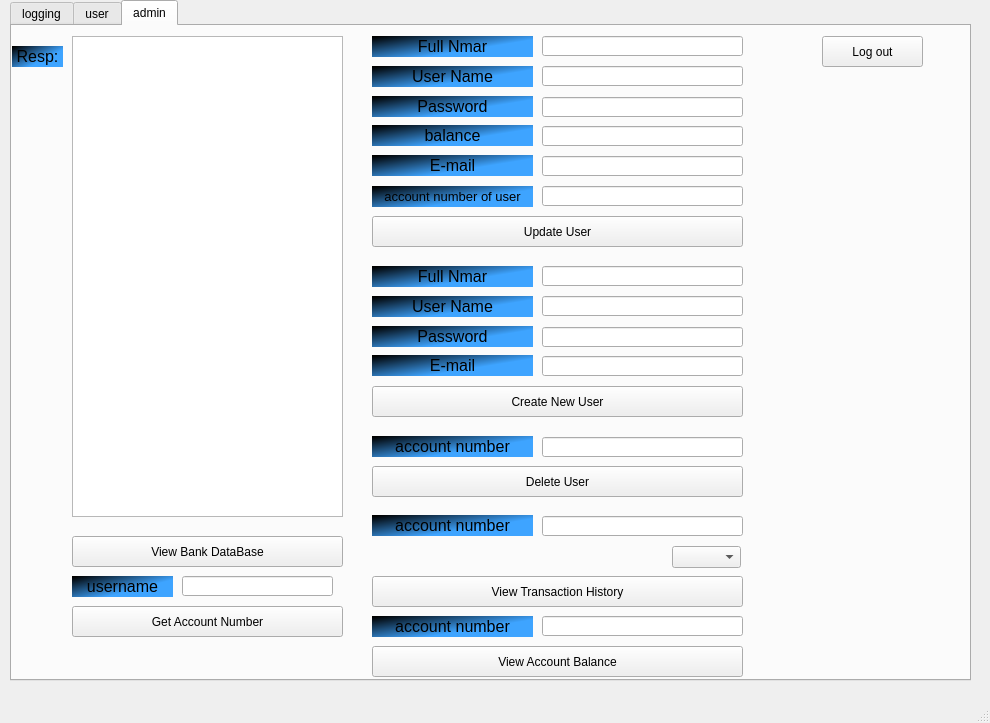
<?xml version="1.0" encoding="UTF-8"?>
<ui version="4.0">
 <class>MainWindow</class>
 <widget class="QMainWindow" name="MainWindow">
  <property name="geometry">
   <rect>
    <x>0</x>
    <y>0</y>
    <width>990</width>
    <height>723</height>
   </rect>
  </property>
  <property name="windowTitle">
   <string>MainWindow</string>
  </property>
  <widget class="QWidget" name="centralwidget">
   <widget class="QTabWidget" name="tabWidget">
    <property name="geometry">
     <rect>
      <x>10</x>
      <y>0</y>
      <width>961</width>
      <height>681</height>
     </rect>
    </property>
    <property name="currentIndex">
     <number>2</number>
    </property>
    <widget class="QWidget" name="logging">
     <attribute name="title">
      <string>logging</string>
     </attribute>
     <widget class="QGroupBox" name="logging_2">
      <property name="geometry">
       <rect>
        <x>20</x>
        <y>10</y>
        <width>781</width>
        <height>531</height>
       </rect>
      </property>
      <property name="title">
       <string>logging</string>
      </property>
      <widget class="QLabel" name="label">
       <property name="geometry">
        <rect>
         <x>130</x>
         <y>350</y>
         <width>181</width>
         <height>41</height>
        </rect>
       </property>
       <property name="styleSheet">
        <string notr="true">font: 16pt &quot;Segoe UI&quot;;
color: rgb(0, 0, 0);
background-color: qlineargradient(spread:pad, x1:0, y1:0.0681818, x2:0.744318, y2:0.665, stop:0 rgba(0, 0, 0, 255), stop:0.886364 rgba(62, 164, 255, 255));</string>
       </property>
       <property name="text">
        <string>&lt;html&gt;&lt;head/&gt;&lt;body&gt;&lt;p align=&quot;center&quot;&gt;User Name:&lt;/p&gt;&lt;/body&gt;&lt;/html&gt;</string>
       </property>
      </widget>
      <widget class="QLabel" name="label_2">
       <property name="geometry">
        <rect>
         <x>130</x>
         <y>410</y>
         <width>181</width>
         <height>41</height>
        </rect>
       </property>
       <property name="styleSheet">
        <string notr="true">font: 16pt &quot;Segoe UI&quot;;
color: rgb(0, 0, 0);
background-color: qlineargradient(spread:pad, x1:0, y1:0.0681818, x2:0.744318, y2:0.665, stop:0 rgba(0, 0, 0, 255), stop:0.886364 rgba(62, 164, 255, 255));</string>
       </property>
       <property name="text">
        <string>&lt;html&gt;&lt;head/&gt;&lt;body&gt;&lt;p align=&quot;center&quot;&gt;User password:&lt;/p&gt;&lt;/body&gt;&lt;/html&gt;</string>
       </property>
      </widget>
      <widget class="QLineEdit" name="LEUserName">
       <property name="geometry">
        <rect>
         <x>350</x>
         <y>350</y>
         <width>341</width>
         <height>41</height>
        </rect>
       </property>
      </widget>
      <widget class="QLineEdit" name="LEUserPassword">
       <property name="geometry">
        <rect>
         <x>350</x>
         <y>410</y>
         <width>341</width>
         <height>41</height>
        </rect>
       </property>
      </widget>
      <widget class="QPushButton" name="PBLog">
       <property name="geometry">
        <rect>
         <x>130</x>
         <y>470</y>
         <width>561</width>
         <height>41</height>
        </rect>
       </property>
       <property name="styleSheet">
        <string notr="true">font: 18pt &quot;Segoe UI&quot;;</string>
       </property>
       <property name="text">
        <string>LOG</string>
       </property>
      </widget>
      <widget class="QListWidget" name="LWLogging">
       <property name="geometry">
        <rect>
         <x>130</x>
         <y>190</y>
         <width>561</width>
         <height>151</height>
        </rect>
       </property>
       <property name="styleSheet">
        <string notr="true">font: 12pt &quot;Segoe UI&quot;;</string>
       </property>
      </widget>
     </widget>
    </widget>
    <widget class="QWidget" name="user">
     <attribute name="title">
      <string>user</string>
     </attribute>
     <widget class="QListWidget" name="LWUser">
      <property name="geometry">
       <rect>
        <x>110</x>
        <y>10</y>
        <width>256</width>
        <height>421</height>
       </rect>
      </property>
     </widget>
     <widget class="QPushButton" name="PBLogOutUser">
      <property name="geometry">
       <rect>
        <x>740</x>
        <y>10</y>
        <width>121</width>
        <height>31</height>
       </rect>
      </property>
      <property name="styleSheet">
       <string notr="true">font: 14pt &quot;Segoe UI&quot;;</string>
      </property>
      <property name="text">
       <string>Log out</string>
      </property>
     </widget>
     <widget class="QPushButton" name="PBGetAccountNumberUser">
      <property name="geometry">
       <rect>
        <x>110</x>
        <y>450</y>
        <width>251</width>
        <height>31</height>
       </rect>
      </property>
      <property name="styleSheet">
       <string notr="true">font: 14pt &quot;Segoe UI&quot;;</string>
      </property>
      <property name="text">
       <string>Get Account Number</string>
      </property>
     </widget>
     <widget class="QLabel" name="label_5">
      <property name="geometry">
       <rect>
        <x>420</x>
        <y>470</y>
        <width>161</width>
        <height>21</height>
       </rect>
      </property>
      <property name="styleSheet">
       <string notr="true">font: 16pt &quot;Segoe UI&quot;;
color: rgb(0, 0, 0);
background-color: qlineargradient(spread:pad, x1:0, y1:0.0681818, x2:0.744318, y2:0.665, stop:0 rgba(0, 0, 0, 255), stop:0.886364 rgba(62, 164, 255, 255));</string>
      </property>
      <property name="text">
       <string>&lt;html&gt;&lt;head/&gt;&lt;body&gt;&lt;p align=&quot;center&quot;&gt;&lt;span style=&quot; font-size:12pt;&quot;&gt;transaction amount&lt;/span&gt;&lt;/p&gt;&lt;/body&gt;&lt;/html&gt;</string>
      </property>
     </widget>
     <widget class="QPushButton" name="PBViewTransactionHistoryUser">
      <property name="geometry">
       <rect>
        <x>430</x>
        <y>300</y>
        <width>361</width>
        <height>31</height>
       </rect>
      </property>
      <property name="styleSheet">
       <string notr="true">font: 14pt &quot;Segoe UI&quot;;</string>
      </property>
      <property name="text">
       <string>View Transaction History</string>
      </property>
     </widget>
     <widget class="QPushButton" name="PBMakeTransactionUser">
      <property name="geometry">
       <rect>
        <x>420</x>
        <y>500</y>
        <width>371</width>
        <height>31</height>
       </rect>
      </property>
      <property name="styleSheet">
       <string notr="true">font: 14pt &quot;Segoe UI&quot;;</string>
      </property>
      <property name="text">
       <string>Make Transaction</string>
      </property>
     </widget>
     <widget class="QPushButton" name="PBViewAccountBalanceUser">
      <property name="geometry">
       <rect>
        <x>110</x>
        <y>500</y>
        <width>251</width>
        <height>31</height>
       </rect>
      </property>
      <property name="styleSheet">
       <string notr="true">font: 14pt &quot;Segoe UI&quot;;</string>
      </property>
      <property name="text">
       <string>View Account Balance</string>
      </property>
     </widget>
     <widget class="QLineEdit" name="LEMakeTransactionUser">
      <property name="geometry">
       <rect>
        <x>590</x>
        <y>470</y>
        <width>201</width>
        <height>21</height>
       </rect>
      </property>
     </widget>
     <widget class="QLineEdit" name="LETransferAmountUserAcountNumber">
      <property name="geometry">
       <rect>
        <x>590</x>
        <y>360</y>
        <width>201</width>
        <height>21</height>
       </rect>
      </property>
     </widget>
     <widget class="QLabel" name="label_8">
      <property name="geometry">
       <rect>
        <x>420</x>
        <y>390</y>
        <width>161</width>
        <height>21</height>
       </rect>
      </property>
      <property name="styleSheet">
       <string notr="true">font: 16pt &quot;Segoe UI&quot;;
color: rgb(0, 0, 0);
background-color: qlineargradient(spread:pad, x1:0, y1:0.0681818, x2:0.744318, y2:0.665, stop:0 rgba(0, 0, 0, 255), stop:0.886364 rgba(62, 164, 255, 255));</string>
      </property>
      <property name="text">
       <string>&lt;html&gt;&lt;head/&gt;&lt;body&gt;&lt;p align=&quot;center&quot;&gt;&lt;span style=&quot; font-size:12pt;&quot;&gt;Transfer amount&lt;/span&gt;&lt;/p&gt;&lt;/body&gt;&lt;/html&gt;</string>
      </property>
     </widget>
     <widget class="QLabel" name="label_9">
      <property name="geometry">
       <rect>
        <x>420</x>
        <y>360</y>
        <width>161</width>
        <height>21</height>
       </rect>
      </property>
      <property name="styleSheet">
       <string notr="true">font: 16pt &quot;Segoe UI&quot;;
color: rgb(0, 0, 0);
background-color: qlineargradient(spread:pad, x1:0, y1:0.0681818, x2:0.744318, y2:0.665, stop:0 rgba(0, 0, 0, 255), stop:0.886364 rgba(62, 164, 255, 255));</string>
      </property>
      <property name="text">
       <string>&lt;html&gt;&lt;head/&gt;&lt;body&gt;&lt;p align=&quot;center&quot;&gt;&lt;span style=&quot; font-size:12pt;&quot;&gt;to_AN&lt;/span&gt;&lt;/p&gt;&lt;/body&gt;&lt;/html&gt;</string>
      </property>
     </widget>
     <widget class="QPushButton" name="PBTransferAmountUser">
      <property name="geometry">
       <rect>
        <x>420</x>
        <y>420</y>
        <width>371</width>
        <height>31</height>
       </rect>
      </property>
      <property name="styleSheet">
       <string notr="true">font: 14pt &quot;Segoe UI&quot;;</string>
      </property>
      <property name="text">
       <string>Transfer Amount </string>
      </property>
     </widget>
     <widget class="QLineEdit" name="LETransferAmountUserAmount">
      <property name="geometry">
       <rect>
        <x>590</x>
        <y>390</y>
        <width>201</width>
        <height>21</height>
       </rect>
      </property>
     </widget>
     <widget class="QLabel" name="label_16">
      <property name="geometry">
       <rect>
        <x>10</x>
        <y>20</y>
        <width>91</width>
        <height>21</height>
       </rect>
      </property>
      <property name="styleSheet">
       <string notr="true">font: 16pt &quot;Segoe UI&quot;;
color: rgb(0, 0, 0);
background-color: qlineargradient(spread:pad, x1:0, y1:0.0681818, x2:0.744318, y2:0.665, stop:0 rgba(0, 0, 0, 255), stop:0.886364 rgba(62, 164, 255, 255));</string>
      </property>
      <property name="text">
       <string>&lt;html&gt;&lt;head/&gt;&lt;body&gt;&lt;p align=&quot;center&quot;&gt;&lt;span style=&quot; font-size:12pt;&quot;&gt;Resp:&lt;/span&gt;&lt;/p&gt;&lt;/body&gt;&lt;/html&gt;</string>
      </property>
     </widget>
     <widget class="QComboBox" name="CBCount_2">
      <property name="geometry">
       <rect>
        <x>720</x>
        <y>270</y>
        <width>69</width>
        <height>22</height>
       </rect>
      </property>
     </widget>
    </widget>
    <widget class="QWidget" name="admin">
     <attribute name="title">
      <string>admin</string>
     </attribute>
     <widget class="QPushButton" name="PBLogOutAdmin">
      <property name="geometry">
       <rect>
        <x>810</x>
        <y>10</y>
        <width>101</width>
        <height>31</height>
       </rect>
      </property>
      <property name="styleSheet">
       <string notr="true">font: 14pt &quot;Segoe UI&quot;;</string>
      </property>
      <property name="text">
       <string>Log out</string>
      </property>
     </widget>
     <widget class="QListWidget" name="LWAdmin">
      <property name="geometry">
       <rect>
        <x>60</x>
        <y>10</y>
        <width>271</width>
        <height>481</height>
       </rect>
      </property>
     </widget>
     <widget class="QPushButton" name="PBGetAccountNumberadmin">
      <property name="geometry">
       <rect>
        <x>60</x>
        <y>580</y>
        <width>271</width>
        <height>31</height>
       </rect>
      </property>
      <property name="styleSheet">
       <string notr="true">font: 14pt &quot;Segoe UI&quot;;</string>
      </property>
      <property name="text">
       <string>Get Account Number</string>
      </property>
     </widget>
     <widget class="QLabel" name="label_10">
      <property name="geometry">
       <rect>
        <x>360</x>
        <y>590</y>
        <width>161</width>
        <height>21</height>
       </rect>
      </property>
      <property name="styleSheet">
       <string notr="true">font: 16pt &quot;Segoe UI&quot;;
color: rgb(0, 0, 0);
background-color: qlineargradient(spread:pad, x1:0, y1:0.0681818, x2:0.744318, y2:0.665, stop:0 rgba(0, 0, 0, 255), stop:0.886364 rgba(62, 164, 255, 255));</string>
      </property>
      <property name="text">
       <string>&lt;html&gt;&lt;head/&gt;&lt;body&gt;&lt;p align=&quot;center&quot;&gt;&lt;span style=&quot; font-size:12pt;&quot;&gt;account number&lt;/span&gt;&lt;/p&gt;&lt;/body&gt;&lt;/html&gt;</string>
      </property>
     </widget>
     <widget class="QLineEdit" name="LEViewAccountBalanceAdmin">
      <property name="geometry">
       <rect>
        <x>530</x>
        <y>590</y>
        <width>201</width>
        <height>20</height>
       </rect>
      </property>
     </widget>
     <widget class="QPushButton" name="PBViewAccountBalanceAdmin">
      <property name="geometry">
       <rect>
        <x>360</x>
        <y>620</y>
        <width>371</width>
        <height>31</height>
       </rect>
      </property>
      <property name="styleSheet">
       <string notr="true">font: 14pt &quot;Segoe UI&quot;;</string>
      </property>
      <property name="text">
       <string>View Account Balance</string>
      </property>
     </widget>
     <widget class="QLineEdit" name="LEGetAccountNumberadmin">
      <property name="geometry">
       <rect>
        <x>170</x>
        <y>550</y>
        <width>151</width>
        <height>20</height>
       </rect>
      </property>
     </widget>
     <widget class="QLabel" name="label_11">
      <property name="geometry">
       <rect>
        <x>60</x>
        <y>550</y>
        <width>101</width>
        <height>21</height>
       </rect>
      </property>
      <property name="styleSheet">
       <string notr="true">font: 16pt &quot;Segoe UI&quot;;
color: rgb(0, 0, 0);
background-color: qlineargradient(spread:pad, x1:0, y1:0.0681818, x2:0.744318, y2:0.665, stop:0 rgba(0, 0, 0, 255), stop:0.886364 rgba(62, 164, 255, 255));</string>
      </property>
      <property name="text">
       <string>&lt;html&gt;&lt;head/&gt;&lt;body&gt;&lt;p align=&quot;center&quot;&gt;&lt;span style=&quot; font-size:12pt;&quot;&gt;username&lt;/span&gt;&lt;/p&gt;&lt;/body&gt;&lt;/html&gt;</string>
      </property>
     </widget>
     <widget class="QPushButton" name="PBViewTransactionHistoryAdmin">
      <property name="geometry">
       <rect>
        <x>360</x>
        <y>550</y>
        <width>371</width>
        <height>31</height>
       </rect>
      </property>
      <property name="styleSheet">
       <string notr="true">font: 14pt &quot;Segoe UI&quot;;</string>
      </property>
      <property name="text">
       <string>View Transaction History</string>
      </property>
     </widget>
     <widget class="QLabel" name="label_12">
      <property name="geometry">
       <rect>
        <x>360</x>
        <y>489</y>
        <width>161</width>
        <height>21</height>
       </rect>
      </property>
      <property name="styleSheet">
       <string notr="true">font: 16pt &quot;Segoe UI&quot;;
color: rgb(0, 0, 0);
background-color: qlineargradient(spread:pad, x1:0, y1:0.0681818, x2:0.744318, y2:0.665, stop:0 rgba(0, 0, 0, 255), stop:0.886364 rgba(62, 164, 255, 255));</string>
      </property>
      <property name="text">
       <string>&lt;html&gt;&lt;head/&gt;&lt;body&gt;&lt;p align=&quot;center&quot;&gt;&lt;span style=&quot; font-size:12pt;&quot;&gt;account number&lt;/span&gt;&lt;/p&gt;&lt;/body&gt;&lt;/html&gt;</string>
      </property>
     </widget>
     <widget class="QLineEdit" name="LEViewTransactionHistoryAdmin">
      <property name="geometry">
       <rect>
        <x>530</x>
        <y>490</y>
        <width>201</width>
        <height>20</height>
       </rect>
      </property>
     </widget>
     <widget class="QPushButton" name="PBLogOutAdmin_14">
      <property name="geometry">
       <rect>
        <x>60</x>
        <y>510</y>
        <width>271</width>
        <height>31</height>
       </rect>
      </property>
      <property name="styleSheet">
       <string notr="true">font: 14pt &quot;Segoe UI&quot;;</string>
      </property>
      <property name="text">
       <string>View Bank DataBase</string>
      </property>
     </widget>
     <widget class="QPushButton" name="PBDeleteUserAdmin">
      <property name="geometry">
       <rect>
        <x>360</x>
        <y>440</y>
        <width>371</width>
        <height>31</height>
       </rect>
      </property>
      <property name="styleSheet">
       <string notr="true">font: 14pt &quot;Segoe UI&quot;;</string>
      </property>
      <property name="text">
       <string>Delete User</string>
      </property>
     </widget>
     <widget class="QLabel" name="label_13">
      <property name="geometry">
       <rect>
        <x>360</x>
        <y>410</y>
        <width>161</width>
        <height>21</height>
       </rect>
      </property>
      <property name="styleSheet">
       <string notr="true">font: 16pt &quot;Segoe UI&quot;;
color: rgb(0, 0, 0);
background-color: qlineargradient(spread:pad, x1:0, y1:0.0681818, x2:0.744318, y2:0.665, stop:0 rgba(0, 0, 0, 255), stop:0.886364 rgba(62, 164, 255, 255));</string>
      </property>
      <property name="text">
       <string>&lt;html&gt;&lt;head/&gt;&lt;body&gt;&lt;p align=&quot;center&quot;&gt;&lt;span style=&quot; font-size:12pt;&quot;&gt;account number&lt;/span&gt;&lt;/p&gt;&lt;/body&gt;&lt;/html&gt;</string>
      </property>
     </widget>
     <widget class="QLineEdit" name="LEDeleteUserAdmin">
      <property name="geometry">
       <rect>
        <x>530</x>
        <y>411</y>
        <width>201</width>
        <height>20</height>
       </rect>
      </property>
     </widget>
     <widget class="QLineEdit" name="LECreateNewUserPassword">
      <property name="geometry">
       <rect>
        <x>530</x>
        <y>301</y>
        <width>201</width>
        <height>20</height>
       </rect>
      </property>
     </widget>
     <widget class="QLabel" name="label_14">
      <property name="geometry">
       <rect>
        <x>360</x>
        <y>300</y>
        <width>161</width>
        <height>21</height>
       </rect>
      </property>
      <property name="styleSheet">
       <string notr="true">font: 16pt &quot;Segoe UI&quot;;
color: rgb(0, 0, 0);
background-color: qlineargradient(spread:pad, x1:0, y1:0.0681818, x2:0.744318, y2:0.665, stop:0 rgba(0, 0, 0, 255), stop:0.886364 rgba(62, 164, 255, 255));</string>
      </property>
      <property name="text">
       <string>&lt;html&gt;&lt;head/&gt;&lt;body&gt;&lt;p align=&quot;center&quot;&gt;&lt;span style=&quot; font-size:12pt;&quot;&gt;Password&lt;/span&gt;&lt;/p&gt;&lt;/body&gt;&lt;/html&gt;</string>
      </property>
     </widget>
     <widget class="QPushButton" name="PBCreateNewUser">
      <property name="geometry">
       <rect>
        <x>360</x>
        <y>360</y>
        <width>371</width>
        <height>31</height>
       </rect>
      </property>
      <property name="styleSheet">
       <string notr="true">font: 14pt &quot;Segoe UI&quot;;</string>
      </property>
      <property name="text">
       <string>Create New User</string>
      </property>
     </widget>
     <widget class="QLabel" name="label_15">
      <property name="geometry">
       <rect>
        <x>360</x>
        <y>240</y>
        <width>161</width>
        <height>21</height>
       </rect>
      </property>
      <property name="styleSheet">
       <string notr="true">font: 16pt &quot;Segoe UI&quot;;
color: rgb(0, 0, 0);
background-color: qlineargradient(spread:pad, x1:0, y1:0.0681818, x2:0.744318, y2:0.665, stop:0 rgba(0, 0, 0, 255), stop:0.886364 rgba(62, 164, 255, 255));</string>
      </property>
      <property name="text">
       <string>&lt;html&gt;&lt;head/&gt;&lt;body&gt;&lt;p align=&quot;center&quot;&gt;&lt;span style=&quot; font-size:12pt;&quot;&gt;Full Nmar&lt;/span&gt;&lt;/p&gt;&lt;/body&gt;&lt;/html&gt;</string>
      </property>
     </widget>
     <widget class="QLineEdit" name="LEPBCreateNewUserName">
      <property name="geometry">
       <rect>
        <x>530</x>
        <y>240</y>
        <width>201</width>
        <height>20</height>
       </rect>
      </property>
     </widget>
     <widget class="QLabel" name="label_17">
      <property name="geometry">
       <rect>
        <x>360</x>
        <y>270</y>
        <width>161</width>
        <height>21</height>
       </rect>
      </property>
      <property name="styleSheet">
       <string notr="true">font: 16pt &quot;Segoe UI&quot;;
color: rgb(0, 0, 0);
background-color: qlineargradient(spread:pad, x1:0, y1:0.0681818, x2:0.744318, y2:0.665, stop:0 rgba(0, 0, 0, 255), stop:0.886364 rgba(62, 164, 255, 255));</string>
      </property>
      <property name="text">
       <string>&lt;html&gt;&lt;head/&gt;&lt;body&gt;&lt;p align=&quot;center&quot;&gt;&lt;span style=&quot; font-size:12pt;&quot;&gt;User Name&lt;/span&gt;&lt;/p&gt;&lt;/body&gt;&lt;/html&gt;</string>
      </property>
     </widget>
     <widget class="QLineEdit" name="LECreateNewUserLogName">
      <property name="geometry">
       <rect>
        <x>530</x>
        <y>270</y>
        <width>201</width>
        <height>20</height>
       </rect>
      </property>
     </widget>
     <widget class="QLabel" name="label_18">
      <property name="geometry">
       <rect>
        <x>0</x>
        <y>20</y>
        <width>51</width>
        <height>21</height>
       </rect>
      </property>
      <property name="styleSheet">
       <string notr="true">font: 16pt &quot;Segoe UI&quot;;
color: rgb(0, 0, 0);
background-color: qlineargradient(spread:pad, x1:0, y1:0.0681818, x2:0.744318, y2:0.665, stop:0 rgba(0, 0, 0, 255), stop:0.886364 rgba(62, 164, 255, 255));</string>
      </property>
      <property name="text">
       <string>&lt;html&gt;&lt;head/&gt;&lt;body&gt;&lt;p align=&quot;center&quot;&gt;&lt;span style=&quot; font-size:12pt;&quot;&gt;Resp:&lt;/span&gt;&lt;/p&gt;&lt;/body&gt;&lt;/html&gt;</string>
      </property>
     </widget>
     <widget class="QLabel" name="label_19">
      <property name="geometry">
       <rect>
        <x>360</x>
        <y>70</y>
        <width>161</width>
        <height>21</height>
       </rect>
      </property>
      <property name="styleSheet">
       <string notr="true">font: 16pt &quot;Segoe UI&quot;;
color: rgb(0, 0, 0);
background-color: qlineargradient(spread:pad, x1:0, y1:0.0681818, x2:0.744318, y2:0.665, stop:0 rgba(0, 0, 0, 255), stop:0.886364 rgba(62, 164, 255, 255));</string>
      </property>
      <property name="text">
       <string>&lt;html&gt;&lt;head/&gt;&lt;body&gt;&lt;p align=&quot;center&quot;&gt;&lt;span style=&quot; font-size:12pt;&quot;&gt;Password&lt;/span&gt;&lt;/p&gt;&lt;/body&gt;&lt;/html&gt;</string>
      </property>
     </widget>
     <widget class="QLineEdit" name="LEPBUpdateNewUser">
      <property name="geometry">
       <rect>
        <x>530</x>
        <y>40</y>
        <width>201</width>
        <height>20</height>
       </rect>
      </property>
     </widget>
     <widget class="QLineEdit" name="LEUpdateNewUserPassword">
      <property name="geometry">
       <rect>
        <x>530</x>
        <y>71</y>
        <width>201</width>
        <height>20</height>
       </rect>
      </property>
     </widget>
     <widget class="QPushButton" name="PBUpdateNewUser">
      <property name="geometry">
       <rect>
        <x>360</x>
        <y>190</y>
        <width>371</width>
        <height>31</height>
       </rect>
      </property>
      <property name="styleSheet">
       <string notr="true">font: 14pt &quot;Segoe UI&quot;;</string>
      </property>
      <property name="text">
       <string>Update User</string>
      </property>
     </widget>
     <widget class="QLabel" name="label_20">
      <property name="geometry">
       <rect>
        <x>360</x>
        <y>40</y>
        <width>161</width>
        <height>21</height>
       </rect>
      </property>
      <property name="styleSheet">
       <string notr="true">font: 16pt &quot;Segoe UI&quot;;
color: rgb(0, 0, 0);
background-color: qlineargradient(spread:pad, x1:0, y1:0.0681818, x2:0.744318, y2:0.665, stop:0 rgba(0, 0, 0, 255), stop:0.886364 rgba(62, 164, 255, 255));</string>
      </property>
      <property name="text">
       <string>&lt;html&gt;&lt;head/&gt;&lt;body&gt;&lt;p align=&quot;center&quot;&gt;&lt;span style=&quot; font-size:12pt;&quot;&gt;User Name&lt;/span&gt;&lt;/p&gt;&lt;/body&gt;&lt;/html&gt;</string>
      </property>
     </widget>
     <widget class="QLineEdit" name="LEPBUpdateNewUserName">
      <property name="geometry">
       <rect>
        <x>530</x>
        <y>10</y>
        <width>201</width>
        <height>20</height>
       </rect>
      </property>
     </widget>
     <widget class="QLabel" name="label_21">
      <property name="geometry">
       <rect>
        <x>360</x>
        <y>10</y>
        <width>161</width>
        <height>21</height>
       </rect>
      </property>
      <property name="styleSheet">
       <string notr="true">font: 16pt &quot;Segoe UI&quot;;
color: rgb(0, 0, 0);
background-color: qlineargradient(spread:pad, x1:0, y1:0.0681818, x2:0.744318, y2:0.665, stop:0 rgba(0, 0, 0, 255), stop:0.886364 rgba(62, 164, 255, 255));</string>
      </property>
      <property name="text">
       <string>&lt;html&gt;&lt;head/&gt;&lt;body&gt;&lt;p align=&quot;center&quot;&gt;&lt;span style=&quot; font-size:12pt;&quot;&gt;Full Nmar&lt;/span&gt;&lt;/p&gt;&lt;/body&gt;&lt;/html&gt;</string>
      </property>
     </widget>
     <widget class="QLabel" name="label_22">
      <property name="geometry">
       <rect>
        <x>360</x>
        <y>99</y>
        <width>161</width>
        <height>21</height>
       </rect>
      </property>
      <property name="styleSheet">
       <string notr="true">font: 16pt &quot;Segoe UI&quot;;
color: rgb(0, 0, 0);
background-color: qlineargradient(spread:pad, x1:0, y1:0.0681818, x2:0.744318, y2:0.665, stop:0 rgba(0, 0, 0, 255), stop:0.886364 rgba(62, 164, 255, 255));</string>
      </property>
      <property name="text">
       <string>&lt;html&gt;&lt;head/&gt;&lt;body&gt;&lt;p align=&quot;center&quot;&gt;&lt;span style=&quot; font-size:12pt;&quot;&gt;balance&lt;/span&gt;&lt;/p&gt;&lt;/body&gt;&lt;/html&gt;</string>
      </property>
     </widget>
     <widget class="QLineEdit" name="LEUpdateNewUserBalance">
      <property name="geometry">
       <rect>
        <x>530</x>
        <y>100</y>
        <width>201</width>
        <height>20</height>
       </rect>
      </property>
     </widget>
     <widget class="QLabel" name="label_38">
      <property name="geometry">
       <rect>
        <x>360</x>
        <y>160</y>
        <width>161</width>
        <height>21</height>
       </rect>
      </property>
      <property name="styleSheet">
       <string notr="true">font: 16pt &quot;Segoe UI&quot;;
color: rgb(0, 0, 0);
background-color: qlineargradient(spread:pad, x1:0, y1:0.0681818, x2:0.744318, y2:0.665, stop:0 rgba(0, 0, 0, 255), stop:0.886364 rgba(62, 164, 255, 255));</string>
      </property>
      <property name="text">
       <string>&lt;html&gt;&lt;head/&gt;&lt;body&gt;&lt;p align=&quot;center&quot;&gt;&lt;span style=&quot; font-size:10pt;&quot;&gt;account number of user&lt;/span&gt;&lt;/p&gt;&lt;/body&gt;&lt;/html&gt;</string>
      </property>
     </widget>
     <widget class="QLineEdit" name="LEUpdateaccoutnnumber">
      <property name="geometry">
       <rect>
        <x>530</x>
        <y>160</y>
        <width>201</width>
        <height>20</height>
       </rect>
      </property>
     </widget>
     <widget class="QComboBox" name="CBCount">
      <property name="geometry">
       <rect>
        <x>660</x>
        <y>520</y>
        <width>69</width>
        <height>22</height>
       </rect>
      </property>
     </widget>
     <widget class="QLineEdit" name="LECreateNewUseremail">
      <property name="geometry">
       <rect>
        <x>530</x>
        <y>330</y>
        <width>201</width>
        <height>20</height>
       </rect>
      </property>
     </widget>
     <widget class="QLabel" name="label_23">
      <property name="geometry">
       <rect>
        <x>360</x>
        <y>329</y>
        <width>161</width>
        <height>21</height>
       </rect>
      </property>
      <property name="styleSheet">
       <string notr="true">font: 16pt &quot;Segoe UI&quot;;
color: rgb(0, 0, 0);
background-color: qlineargradient(spread:pad, x1:0, y1:0.0681818, x2:0.744318, y2:0.665, stop:0 rgba(0, 0, 0, 255), stop:0.886364 rgba(62, 164, 255, 255));</string>
      </property>
      <property name="text">
       <string>&lt;html&gt;&lt;head/&gt;&lt;body&gt;&lt;p align=&quot;center&quot;&gt;&lt;span style=&quot; font-size:12pt;&quot;&gt;E-mail&lt;/span&gt;&lt;/p&gt;&lt;/body&gt;&lt;/html&gt;</string>
      </property>
     </widget>
     <widget class="QLineEdit" name="LEUpdateemail">
      <property name="geometry">
       <rect>
        <x>530</x>
        <y>130</y>
        <width>201</width>
        <height>20</height>
       </rect>
      </property>
     </widget>
     <widget class="QLabel" name="label_24">
      <property name="geometry">
       <rect>
        <x>360</x>
        <y>129</y>
        <width>161</width>
        <height>21</height>
       </rect>
      </property>
      <property name="styleSheet">
       <string notr="true">font: 16pt &quot;Segoe UI&quot;;
color: rgb(0, 0, 0);
background-color: qlineargradient(spread:pad, x1:0, y1:0.0681818, x2:0.744318, y2:0.665, stop:0 rgba(0, 0, 0, 255), stop:0.886364 rgba(62, 164, 255, 255));</string>
      </property>
      <property name="text">
       <string>&lt;html&gt;&lt;head/&gt;&lt;body&gt;&lt;p align=&quot;center&quot;&gt;&lt;span style=&quot; font-size:12pt;&quot;&gt;E-mail&lt;/span&gt;&lt;/p&gt;&lt;/body&gt;&lt;/html&gt;</string>
      </property>
     </widget>
    </widget>
   </widget>
  </widget>
  <widget class="QMenuBar" name="menubar">
   <property name="geometry">
    <rect>
     <x>0</x>
     <y>0</y>
     <width>990</width>
     <height>22</height>
    </rect>
   </property>
  </widget>
  <widget class="QStatusBar" name="statusbar"/>
 </widget>
 <resources/>
 <connections>
  <connection>
   <sender>PBLogOutUser</sender>
   <signal>clicked()</signal>
   <receiver>LETransferAmountUserAcountNumber</receiver>
   <slot>clear()</slot>
   <hints>
    <hint type="sourcelabel">
     <x>813</x>
     <y>80</y>
    </hint>
    <hint type="destinationlabel">
     <x>737</x>
     <y>426</y>
    </hint>
   </hints>
  </connection>
  <connection>
   <sender>PBLogOutUser</sender>
   <signal>clicked()</signal>
   <receiver>LETransferAmountUserAmount</receiver>
   <slot>clear()</slot>
   <hints>
    <hint type="sourcelabel">
     <x>823</x>
     <y>96</y>
    </hint>
    <hint type="destinationlabel">
     <x>796</x>
     <y>462</y>
    </hint>
   </hints>
  </connection>
  <connection>
   <sender>PBLogOutUser</sender>
   <signal>clicked()</signal>
   <receiver>LEMakeTransactionUser</receiver>
   <slot>clear()</slot>
   <hints>
    <hint type="sourcelabel">
     <x>851</x>
     <y>97</y>
    </hint>
    <hint type="destinationlabel">
     <x>798</x>
     <y>533</y>
    </hint>
   </hints>
  </connection>
  <connection>
   <sender>PBLogOutUser</sender>
   <signal>clicked()</signal>
   <receiver>LWUser</receiver>
   <slot>clear()</slot>
   <hints>
    <hint type="sourcelabel">
     <x>753</x>
     <y>88</y>
    </hint>
    <hint type="destinationlabel">
     <x>354</x>
     <y>237</y>
    </hint>
   </hints>
  </connection>
  <connection>
   <sender>PBLogOutAdmin</sender>
   <signal>clicked()</signal>
   <receiver>LEPBCreateNewUserName</receiver>
   <slot>clear()</slot>
   <hints>
    <hint type="sourcelabel">
     <x>777</x>
     <y>86</y>
    </hint>
    <hint type="destinationlabel">
     <x>741</x>
     <y>121</y>
    </hint>
   </hints>
  </connection>
  <connection>
   <sender>PBLogOutAdmin</sender>
   <signal>clicked()</signal>
   <receiver>LECreateNewUserLogName</receiver>
   <slot>clear()</slot>
   <hints>
    <hint type="sourcelabel">
     <x>817</x>
     <y>93</y>
    </hint>
    <hint type="destinationlabel">
     <x>741</x>
     <y>150</y>
    </hint>
   </hints>
  </connection>
  <connection>
   <sender>PBLogOutAdmin</sender>
   <signal>clicked()</signal>
   <receiver>LECreateNewUserPassword</receiver>
   <slot>clear()</slot>
   <hints>
    <hint type="sourcelabel">
     <x>831</x>
     <y>97</y>
    </hint>
    <hint type="destinationlabel">
     <x>736</x>
     <y>180</y>
    </hint>
   </hints>
  </connection>
  <connection>
   <sender>PBLogOutAdmin</sender>
   <signal>clicked()</signal>
   <receiver>LEDeleteUserAdmin</receiver>
   <slot>clear()</slot>
   <hints>
    <hint type="sourcelabel">
     <x>843</x>
     <y>89</y>
    </hint>
    <hint type="destinationlabel">
     <x>732</x>
     <y>268</y>
    </hint>
   </hints>
  </connection>
  <connection>
   <sender>PBLogOutAdmin</sender>
   <signal>clicked()</signal>
   <receiver>LEViewTransactionHistoryAdmin</receiver>
   <slot>clear()</slot>
   <hints>
    <hint type="sourcelabel">
     <x>799</x>
     <y>92</y>
    </hint>
    <hint type="destinationlabel">
     <x>737</x>
     <y>351</y>
    </hint>
   </hints>
  </connection>
  <connection>
   <sender>PBLogOutAdmin</sender>
   <signal>clicked()</signal>
   <receiver>LEViewAccountBalanceAdmin</receiver>
   <slot>clear()</slot>
   <hints>
    <hint type="sourcelabel">
     <x>787</x>
     <y>97</y>
    </hint>
    <hint type="destinationlabel">
     <x>734</x>
     <y>461</y>
    </hint>
   </hints>
  </connection>
  <connection>
   <sender>PBLogOutAdmin</sender>
   <signal>clicked()</signal>
   <receiver>LEGetAccountNumberadmin</receiver>
   <slot>clear()</slot>
   <hints>
    <hint type="sourcelabel">
     <x>808</x>
     <y>96</y>
    </hint>
    <hint type="destinationlabel">
     <x>739</x>
     <y>542</y>
    </hint>
   </hints>
  </connection>
  <connection>
   <sender>PBLogOutAdmin</sender>
   <signal>clicked()</signal>
   <receiver>LWAdmin</receiver>
   <slot>clear()</slot>
   <hints>
    <hint type="sourcelabel">
     <x>752</x>
     <y>97</y>
    </hint>
    <hint type="destinationlabel">
     <x>319</x>
     <y>82</y>
    </hint>
   </hints>
  </connection>
 </connections>
</ui>
